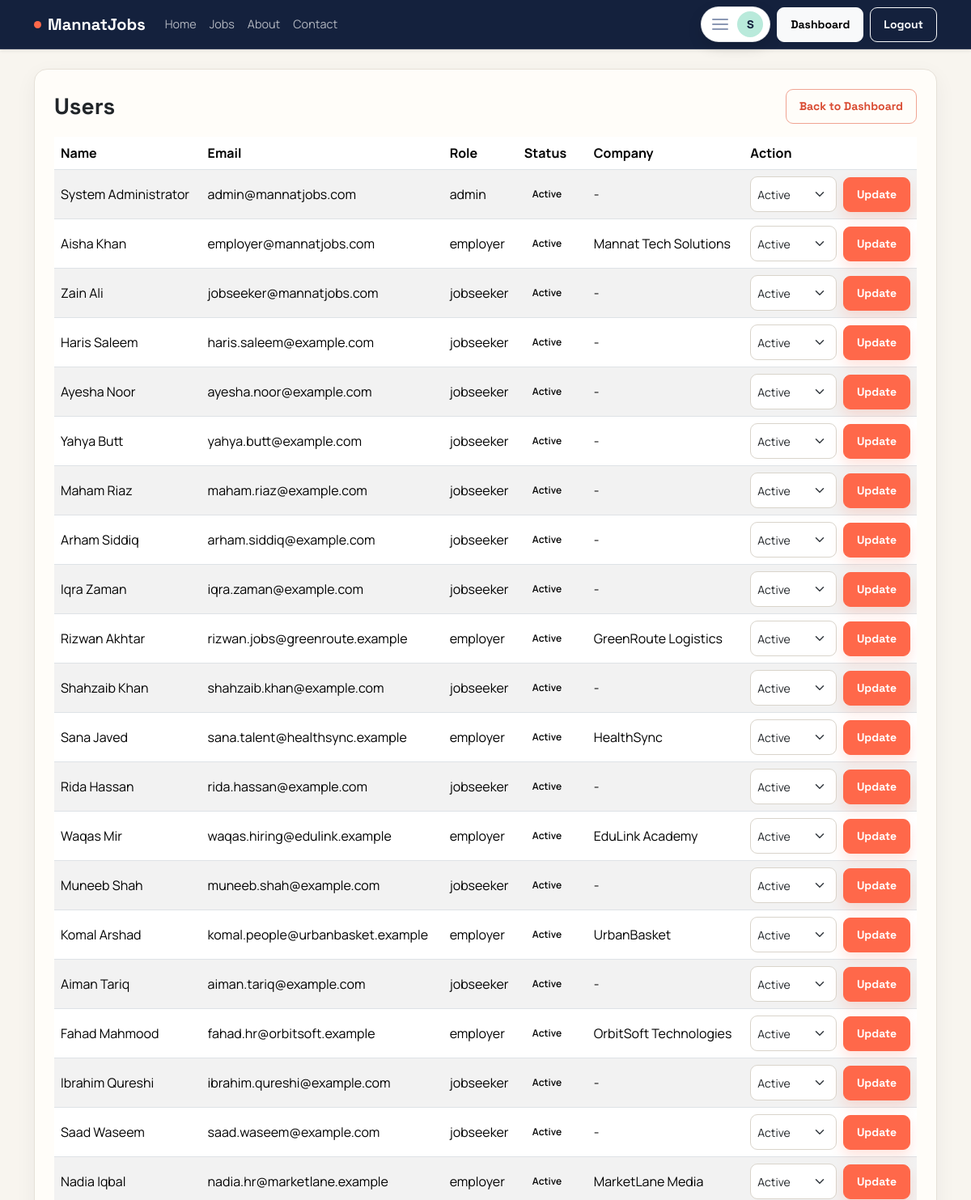
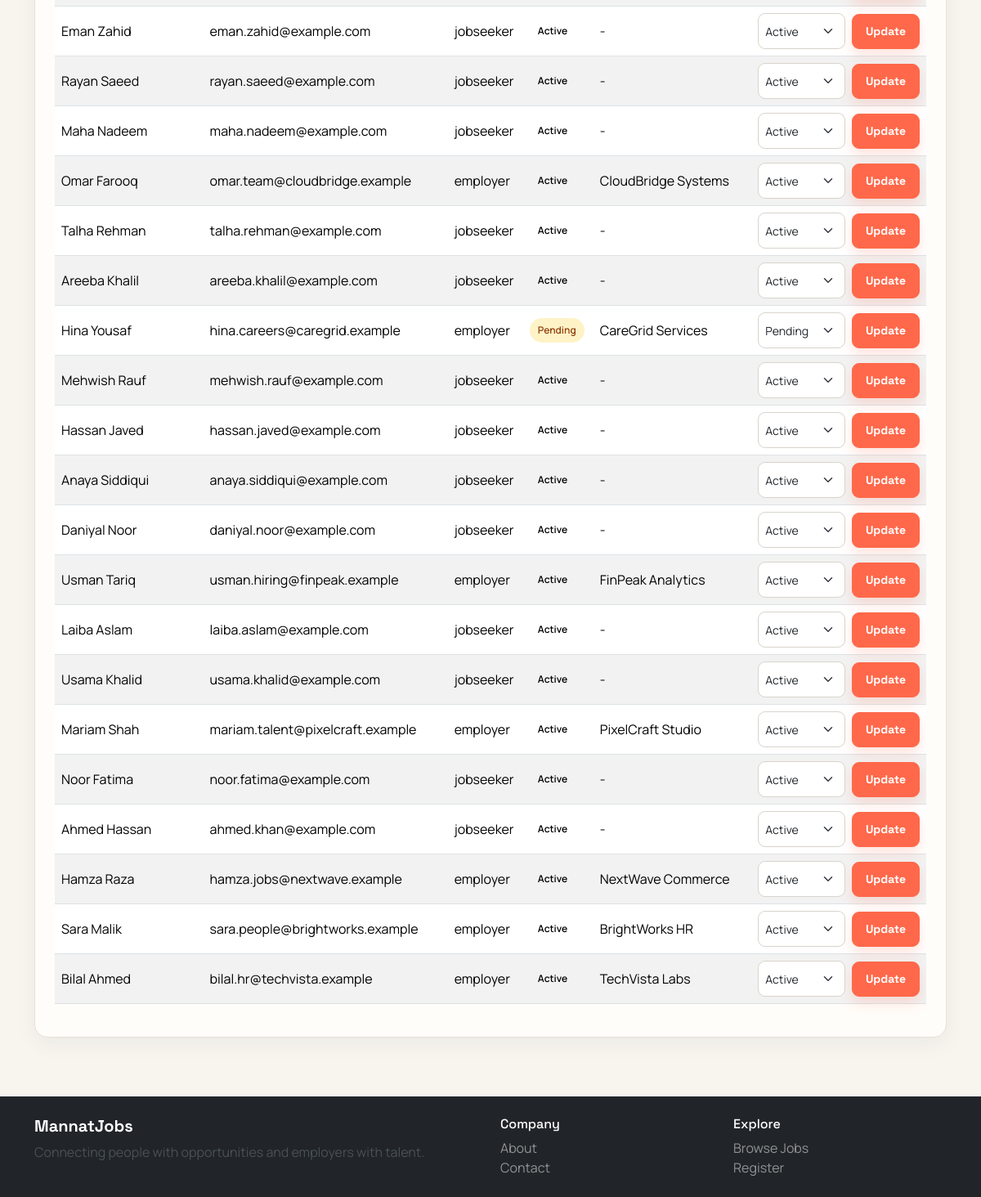
The page /admin/users.php (signed in) on the database its author committed (2 pictures, top to bottom).
### tables this page shows
CREATE TABLE users (
    id INT UNSIGNED AUTO_INCREMENT PRIMARY KEY,
    name VARCHAR(150) NOT NULL,
    email VARCHAR(180) NOT NULL UNIQUE,
    password VARCHAR(255) NOT NULL,
    role ENUM('jobseeker', 'employer', 'admin') NOT NULL,
    phone VARCHAR(30) DEFAULT NULL,
    status ENUM('active', 'blocked', 'pending') NOT NULL DEFAULT 'active',
    created_at TIMESTAMP NOT NULL DEFAULT CURRENT_TIMESTAMP,
    INDEX idx_users_role (role),
    INDEX idx_users_status (status)
);

CREATE TABLE employer_profiles (
    user_id INT UNSIGNED NOT NULL PRIMARY KEY,
    company_name VARCHAR(180) DEFAULT NULL,
    company_logo VARCHAR(255) DEFAULT NULL,
    company_website VARCHAR(255) DEFAULT NULL,
    company_description TEXT DEFAULT NULL,
    approved TINYINT(1) NOT NULL DEFAULT 0,
    updated_at TIMESTAMP NOT NULL DEFAULT CURRENT_TIMESTAMP ON UPDATE CURRENT_TIMESTAMP,
    CONSTRAINT fk_employer_user FOREIGN KEY (user_id) REFERENCES users(id) ON DELETE CASCADE
);

### includes/functions.php (called while the page is built, shortened)
<?php
function e($value)
{
    return htmlspecialchars((string)$value, ENT_QUOTES, 'UTF-8');
}
function appBasePath()
{
    static $basePath;
    if ($basePath !== null) {
        return $basePath;
    }
    $documentRoot = realpath($_SERVER['DOCUMENT_ROOT'] ?? '');
    $appRoot = realpath(__DIR__ . '/..');
    $basePath = '';
    if ($documentRoot && $appRoot) {
        $documentRoot = str_replace('\\', '/', rtrim($documentRoot, '\\/'));
        $appRoot = str_replace('\\', '/', $appRoot);
        if (str_starts_with(strtolower($appRoot), strtolower($documentRoot))) {
            $basePath = substr($appRoot, strlen($documentRoot));
        }
    }
    return rtrim($basePath, '/');
}
function url($path = '')
{
    $path = ltrim($path, '/');
    return appBasePath() . ($path === '' ? '/' : '/' . $path);
}

### admin/users.php (the view, shortened to what this page needs)
<?php
require_once __DIR__ . '/../includes/db.php';
require_once __DIR__ . '/../includes/functions.php';
$users = $conn->query('SELECT u.*, ep.company_name FROM users u LEFT JOIN employer_profiles ep ON ep.user_id = u.id ORDER BY u.created_at DESC');
include __DIR__ . '/../includes/header.php';
?>
<div class="card p-4">
    <div class="d-flex justify-content-between align-items-center mb-3">
        <h3 class="fw-bold mb-0">Users</h3>
        <a href="<?php echo e(url('admin/index.php')); ?>" class="btn btn-outline-primary btn-sm">Back to Dashboard</a>
    </div>
    <div class="table-responsive">
        <table class="table table-striped align-middle">
            <thead>
                <tr>
                    <th>Name</th>
                    <th>Email</th>
                    <th>Role</th>
                    <th>Status</th>
                    <th>Company</th>
                    <th>Action</th>
                </tr>
            </thead>
            <tbody>
                <?php while ($user = $users->fetch_assoc()): ?>
                    <tr>
                        <td><?php echo e($user['name']); ?></td>
                        <td><?php echo e($user['email']); ?></td>
                        <td><?php echo e($user['role']); ?></td>
                        <td><span class="status-pill status-<?php echo e($user['status']); ?>"><?php echo e(ucfirst($user['status'])); ?></span></td>
                        <td><?php echo e($user['company_name'] ?: '-'); ?></td>
                        <td>
                            <form method="POST" action="<?php echo e(url('admin/users.php')); ?>" class="d-flex gap-2 align-items-center">
                                <select class="form-select form-select-sm" name="status">
                                    <option value="active" <?php echo $user['status'] === 'active' ? 'selected' : ''; ?>>Active</option>
                                    <option value="pending" <?php echo $user['status'] === 'pending' ? 'selected' : ''; ?>>Pending</option>
                                </select>
                                <button type="submit" class="btn btn-sm btn-primary">Update</button>
                            </form>
                        </td>
                    </tr>
                <?php endwhile; ?>
            </tbody>
        </table>
    </div>
</div>
<?php include __DIR__ . '/../includes/footer.php'; ?>

### assets/css/style.css (style rules this page uses)
:root { --primary: #ff684a; --primary-dark: #d94a31; --secondary: #14213d; --ink: #172033; --paper: #f8f5ef; --mint: #b9eadb; --muted: #657084; --success: #20866b; --danger: #c94848; --warning: #d28a22; --border: #e6e1d8; --shadow: 0 18px 50px rgba(20, 33, 61, 0.09); }
* { scrollbar-color: #b9b1a5 var(--paper); }
body { font-family: 'Manrope', sans-serif; background: var(--paper); color: var(--ink); min-width: 320px; }
h1, h2, h3, h4, h5, h6, .navbar-brand, .btn { font-family: 'Space Grotesk', sans-serif; }
h1, h2, h3, h4, h5, h6 { letter-spacing: 0; }
.card, .stat-box, .dashboard-sidebar { border: 1px solid var(--border); border-radius: 16px; box-shadow: 0 8px 26px rgba(20, 33, 61, 0.055); background: #fffdf9; }
.card { transition: box-shadow 180ms ease, transform 180ms ease; }
.status-pill { display: inline-block; padding: 6px 10px; border-radius: 999px; font-size: 0.75rem; font-weight: 600; }
.status-pending { background: #fef3c7; color: #92400e; }
.form-control, .form-select, .form-check-input { border-radius: 9px; border-color: #d9d4cb; min-height: 44px; }
.btn { border-radius: 9px; font-weight: 700; padding: 10px 16px; transition: transform 160ms ease, box-shadow 160ms ease, background 160ms ease; }
.btn-primary { --bs-btn-bg: var(--primary); --bs-btn-border-color: var(--primary); --bs-btn-hover-bg: var(--primary-dark); --bs-btn-hover-border-color: var(--primary-dark); box-shadow: 0 8px 16px rgba(255, 104, 74, 0.18); }
.btn-outline-primary { --bs-btn-color: var(--primary-dark); --bs-btn-border-color: #f0a492; --bs-btn-hover-bg: var(--primary); --bs-btn-hover-border-color: var(--primary); }

### rows shown on the page
users: name "System Administrator", email "admin@mannatjobs.com", role "admin", status "Active", company_name "-"
employer_profiles: user_id.name "Aisha Khan", user_id.email "employer@mannatjobs.com", user_id.role "employer", user_id.status "Active", company_name "Mannat Tech Solutions"
users: name "Zain Ali", email "jobseeker@mannatjobs.com", role "jobseeker", status "Active", company_name "-"
users: name "Haris Saleem", email "haris.saleem@example.com", role "jobseeker", status "Active", company_name "-"
users: name "Ayesha Noor", email "ayesha.noor@example.com", role "jobseeker", status "Active", company_name "-"
users: name "Yahya Butt", email "yahya.butt@example.com", role "jobseeker", status "Active", company_name "-"
users: name "Maham Riaz", email "maham.riaz@example.com", role "jobseeker", status "Active", company_name "-"
users: name "Arham Siddiq", email "arham.siddiq@example.com", role "jobseeker", status "Active", company_name "-"
users: name "Iqra Zaman", email "iqra.zaman@example.com", role "jobseeker", status "Active", company_name "-"
employer_profiles: user_id.name "Rizwan Akhtar", user_id.email "rizwan.jobs@greenroute.example", user_id.role "employer", user_id.status "Active", company_name "GreenRoute Logistics"
users: name "Shahzaib Khan", email "shahzaib.khan@example.com", role "jobseeker", status "Active", company_name "-"
employer_profiles: user_id.name "Sana Javed", user_id.email "sana.talent@healthsync.example", user_id.role "employer", user_id.status "Active", company_name "HealthSync"
users: name "Rida Hassan", email "rida.hassan@example.com", role "jobseeker", status "Active", company_name "-"
employer_profiles: user_id.name "Waqas Mir", user_id.email "waqas.hiring@edulink.example", user_id.role "employer", user_id.status "Active", company_name "EduLink Academy"
users: name "Muneeb Shah", email "muneeb.shah@example.com", role "jobseeker", status "Active", company_name "-"
employer_profiles: user_id.name "Komal Arshad", user_id.email "komal.people@urbanbasket.example", user_id.role "employer", user_id.status "Active", company_name "UrbanBasket"
users: name "Aiman Tariq", email "aiman.tariq@example.com", role "jobseeker", status "Active", company_name "-"
employer_profiles: user_id.name "Fahad Mahmood", user_id.email "fahad.hr@orbitsoft.example", user_id.role "employer", user_id.status "Active", company_name "OrbitSoft Technologies"
users: name "Ibrahim Qureshi", email "ibrahim.qureshi@example.com", role "jobseeker", status "Active", company_name "-"
users: name "Saad Waseem", email "saad.waseem@example.com", role "jobseeker", status "Active", company_name "-"
employer_profiles: user_id.name "Nadia Iqbal", user_id.email "nadia.hr@marketlane.example", user_id.role "employer", user_id.status "Active", company_name "MarketLane Media"
users: name "Eman Zahid", email "eman.zahid@example.com", role "jobseeker", status "Active", company_name "-"
users: name "Rayan Saeed", email "rayan.saeed@example.com", role "jobseeker", status "Active", company_name "-"
users: name "Maha Nadeem", email "maha.nadeem@example.com", role "jobseeker", status "Active", company_name "-"
employer_profiles: user_id.name "Omar Farooq", user_id.email "omar.team@cloudbridge.example", user_id.role "employer", user_id.status "Active", company_name "CloudBridge Systems"
users: name "Talha Rehman", email "talha.rehman@example.com", role "jobseeker", status "Active", company_name "-"
users: name "Areeba Khalil", email "areeba.khalil@example.com", role "jobseeker", status "Active", company_name "-"
employer_profiles: user_id.name "Hina Yousaf", user_id.email "hina.careers@caregrid.example", user_id.role "employer", user_id.status "Pending", company_name "CareGrid Services"
users: name "Mehwish Rauf", email "mehwish.rauf@example.com", role "jobseeker", status "Active", company_name "-"
users: name "Hassan Javed", email "hassan.javed@example.com", role "jobseeker", status "Active", company_name "-"
users: name "Anaya Siddiqui", email "anaya.siddiqui@example.com", role "jobseeker", status "Active", company_name "-"
users: name "Daniyal Noor", email "daniyal.noor@example.com", role "jobseeker", status "Active", company_name "-"
employer_profiles: user_id.name "Usman Tariq", user_id.email "usman.hiring@finpeak.example", user_id.role "employer", user_id.status "Active", company_name "FinPeak Analytics"
users: name "Laiba Aslam", email "laiba.aslam@example.com", role "jobseeker", status "Active", company_name "-"
users: name "Usama Khalid", email "usama.khalid@example.com", role "jobseeker", status "Active", company_name "-"
employer_profiles: user_id.name "Mariam Shah", user_id.email "mariam.talent@pixelcraft.example", user_id.role "employer", user_id.status "Active", company_name "PixelCraft Studio"
users: name "Noor Fatima", email "noor.fatima@example.com", role "jobseeker", status "Active", company_name "-"
users: name "Ahmed Hassan", email "ahmed.khan@example.com", role "jobseeker", status "Active", company_name "-"
employer_profiles: user_id.name "Hamza Raza", user_id.email "hamza.jobs@nextwave.example", user_id.role "employer", user_id.status "Active", company_name "NextWave Commerce"
employer_profiles: user_id.name "Sara Malik", user_id.email "sara.people@brightworks.example", user_id.role "employer", user_id.status "Active", company_name "BrightWorks HR"
employer_profiles: user_id.name "Bilal Ahmed", user_id.email "bilal.hr@techvista.example", user_id.role "employer", user_id.status "Active", company_name "TechVista Labs"

### other values the page prints
userInitial($user) "S"
